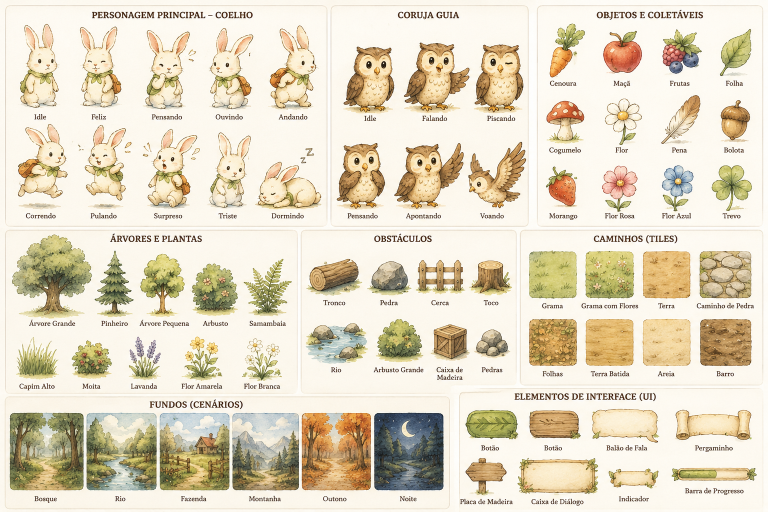
#> input picture asset_extractor/input/ChatGPT Image 20 de jul. de 2026, 20_32_27.png, 1536 x 1024 px (shown at 1/2 size); its folder holds only this picture in this run
$ python extractor.py
#> lines starting #> are read from the running program, lines starting #| are printed output that depends on the picture
"""
Asset Extractor - Professional tool for extracting individual assets from asset sheets.
This tool automatically detects, crops, and removes backgrounds from illustrations.
"""

import cv2
import numpy as np
from PIL import Image
import os
from tqdm import tqdm
import glob
import pytesseract
import json
from concurrent.futures import ThreadPoolExecutor, as_completed
from typing import List, Tuple, Dict, Optional

# ==================== CONFIGURABLE CONSTANTS ====================

# Size filtering
MIN_AREA = 500              # Minimum area in pixels to consider an object
MAX_AREA = 5000000          # Maximum area in pixels to consider an object
MIN_HEIGHT = 30             # Minimum height in pixels
MIN_WIDTH = 30              # Minimum width in pixels

# Text filtering criteria
TEXT_MAX_ASPECT_RATIO = 10  # Maximum width/height ratio (text is typically wide)
TEXT_MIN_ASPECT_RATIO = 0.1 # Minimum width/height ratio
TEXT_BORDER_MARGIN = 20     # Distance from top border to consider as text

# Processing parameters
PADDING = 10                # Padding in pixels around each asset
BACKGROUND_THRESHOLD = 240  # Threshold for detecting light background (0-255)
GAUSSIAN_BLUR_SIZE = 5      # Size for Gaussian blur kernel
ADAPTIVE_BLOCK_SIZE = 11    # Block size for adaptive thresholding
ADAPTIVE_C = 2              # Constant for adaptive thresholding

# Morphological operations
MORPH_OPEN_KERNEL = 3       # Kernel size for morphological opening
MORPH_CLOSE_KERNEL = 5      # Kernel size for morphological closing
MORPH_ITERATIONS = 2        # Number of iterations for morphological operations

# Background removal
FEATHER_SIZE = 3            # Size of feathering for smooth edges
EROSION_ITERATIONS = 1      # Erosion iterations to remove white halos

# Watershed parameters
WATERSHED_DIST_THRESHOLD = 0.7  # Threshold for distance transform (0-1)

# GrabCut parameters (fallback)
GRABCUT_ITERATIONS = 5      # Number of GrabCut iterations

# OCR parameters
OCR_ENABLED = True          # Enable OCR for asset naming
OCR_CONFIDENCE_THRESHOLD = 60  # Minimum confidence for OCR text

# Merge Components parameters
MERGE_DISTANCE_THRESHOLD = 50  # Maximum distance between components to merge
MERGE_OVERLAP_THRESHOLD = 0.3  # Minimum overlap ratio to merge

# Batch Processing
BATCH_ENABLED = True        # Enable batch processing
MAX_WORKERS = 4             # Maximum number of parallel workers

# Debugging
ENABLE_DEBUG = True         # Set to True to save intermediate images

# ==================== PATHS ====================

INPUT_DIR = "input"
OUTPUT_DIR = "output"


def load_image(image_path):
    """
    Load an image from the specified path.

    Args:
        image_path: Path to the input image

    Returns:
        Loaded image as numpy array (BGR format for OpenCV)
    """
    image = cv2.imread(image_path)
    if image is None:
        raise ValueError(f"Failed to load image from {image_path}")
    return image


def preprocess(image):
    """
    Preprocess the image for better detection.
    Convert to grayscale and apply Gaussian blur.

    Gaussian blur reduces noise and smooths the image, which helps
    adaptive thresholding work better by preventing small pixel
    variations from causing incorrect thresholding.

    Args:
        image: Input image in BGR format

    Returns:
        Preprocessed grayscale image
    """
    gray = cv2.cvtColor(image, cv2.COLOR_BGR2GRAY)
    blurred = cv2.GaussianBlur(gray, (GAUSSIAN_BLUR_SIZE, GAUSSIAN_BLUR_SIZE), 0)
    return blurred


def detect_background(image):
    """
    Detect the background color and create a mask.
    Uses a more robust approach by finding the most common color in corners
    and using that as the background color.

    Args:
        image: Input image in BGR format

    Returns:
        Binary mask where 255 indicates background, 0 indicates foreground
    """
    # Sample corners to determine background color
    h, w = image.shape[:2]
    corner_size = min(50, h // 10, w // 10)

    # Get corner pixels
    corners = np.vstack([
        image[:corner_size, :corner_size].reshape(-1, 3),  # Top-left
        image[:corner_size, -corner_size:].reshape(-1, 3),  # Top-right
        image[-corner_size:, :corner_size].reshape(-1, 3),  # Bottom-left
        image[-corner_size:, -corner_size:].reshape(-1, 3)  # Bottom-right
    ])

    # Find most common color in corners (background)
    from collections import Counter
    corner_colors = [tuple(color) for color in corners]
    most_common = Counter(corner_colors).most_common(1)[0][0]
    bg_color = np.array(most_common)

    # Calculate color distance from background color
    # Use Euclidean distance in BGR space
    bg_color_3d = bg_color.reshape(1, 1, 3)
    color_dist = np.sqrt(np.sum((image - bg_color_3d) ** 2, axis=2))

    # Threshold: pixels within distance threshold are background
    # Adjust this threshold based on your images
    color_threshold = 30  # More permissive than the original 240 grayscale threshold
    background_mask = color_dist < color_threshold

    return background_mask.astype(np.uint8) * 255


def find_components(preprocessed_image, background_mask):
    """
    Find connected components in the image.
    Uses adaptive thresholding and morphological operations.

    Process:
    1. Invert background mask to get foreground
    2. Apply adaptive thresholding for better edge detection
    3. Combine with foreground mask
    4. Morphological opening to remove small noise
    5. Morphological closing to fill holes
    6. Find connected components

    Args:
        preprocessed_image: Preprocessed grayscale image
        background_mask: Binary mask of the background

    Returns:
        num_labels: Number of components found (including background)
        labels: Labeled image where each pixel has its component ID
        stats: Statistics for each component [x, y, w, h, area]
        centroids: Centroid coordinates for each component
        final_mask: Final binary mask after morphological operations
    """
    # Invert background mask to get foreground
    foreground_mask = cv2.bitwise_not(background_mask)

    # Apply adaptive thresholding for better edge detection
    # ADAPTIVE_THRESH_GAUSSIAN_C uses weighted mean of neighborhood
    # THRESH_BINARY_INV inverts: objects become white (255), background black (0)
    adaptive_thresh = cv2.adaptiveThreshold(
        preprocessed_image, 255,
        cv2.ADAPTIVE_THRESH_GAUSSIAN_C,
        cv2.THRESH_BINARY_INV,
        ADAPTIVE_BLOCK_SIZE,
        ADAPTIVE_C
    )

    # Combine with foreground mask to ensure we only keep actual foreground
    combined_mask = cv2.bitwise_and(adaptive_thresh, foreground_mask)

    # Morphological opening: erosion followed by dilation
    # Removes small noise while preserving object size
    kernel_open = cv2.getStructuringElement(cv2.MORPH_ELLIPSE, (MORPH_OPEN_KERNEL, MORPH_OPEN_KERNEL))
    opened = cv2.morphologyEx(combined_mask, cv2.MORPH_OPEN, kernel_open, iterations=MORPH_ITERATIONS)

    # Morphological closing: dilation followed by erosion
    # Fills holes inside objects
    kernel_close = cv2.getStructuringElement(cv2.MORPH_ELLIPSE, (MORPH_CLOSE_KERNEL, MORPH_CLOSE_KERNEL))
    closed = cv2.morphologyEx(opened, cv2.MORPH_CLOSE, kernel_close, iterations=MORPH_ITERATIONS)

    # Save debug images if enabled
    if ENABLE_DEBUG:
        cv2.imwrite("debug_threshold.png", adaptive_thresh)
        cv2.imwrite("debug_mask.png", combined_mask)
        cv2.imwrite("debug_morphology.png", closed)

    # Find connected components using two-pass algorithm
    # connectivity=8 means 8-connected (diagonal neighbors count)
    num_labels, labels, stats, centroids = cv2.connectedComponentsWithStats(closed, connectivity=8)

    return num_labels, labels, stats, centroids, closed


def merge_components(labels: np.ndarray, stats: np.ndarray, centroids: np.ndarray) -> Tuple[np.ndarray, np.ndarray, np.ndarray]:
    """
    Merge components that are close to each other.
    This helps when objects are separated by small gaps.

    Merging strategy:
    1. Calculate distance between component centroids
    2. Check for bounding box overlap
    3. Merge components that are close or overlapping

    Args:
        labels: Labeled image from connected components
        stats: Statistics for each component
        centroids: Centroid coordinates for each component

    Returns:
        Updated labels, stats, and centroids after merging
    """
    height, width = labels.shape
    merged_labels = labels.copy()

    # Create mapping from old labels to new labels
    label_mapping = {i: i for i in range(len(stats))}

    # Check each pair of components
    for i in range(1, len(stats)):
        for j in range(i + 1, len(stats)):
            if label_mapping[i] != label_mapping[j]:  # Only check if not already merged
                x1, y1, w1, h1, _ = stats[i]
                x2, y2, w2, h2, _ = stats[j]

                # Calculate centroid distance
                centroid_dist = np.sqrt((centroids[i][0] - centroids[j][0])**2 +
                                       (centroids[i][1] - centroids[j][1])**2)

                # Check bounding box overlap
                overlap_x = max(0, min(x1 + w1, x2 + w2) - max(x1, x2))
                overlap_y = max(0, min(y1 + h1, y2 + h2) - max(y1, y2))
                overlap_area = overlap_x * overlap_y

                min_area = min(w1 * h1, w2 * h2)
                overlap_ratio = overlap_area / min_area if min_area > 0 else 0

            # Merge if close or overlapping
            if centroid_dist < MERGE_DISTANCE_THRESHOLD or overlap_ratio > MERGE_OVERLAP_THRESHOLD:
                # Merge j into i
                label_mapping[j] = label_mapping[i]

    # Apply mapping to labels
    for i in range(len(stats)):
        if label_mapping[i] != i:
            merged_labels[merged_labels == i] = label_mapping[i]

    # Recalculate stats and centroids for merged components
    unique_labels = np.unique(merged_labels)
    new_stats = []
    new_centroids = []

    for label in unique_labels:
        if label == 0:  # Skip background
            new_stats.append([0, 0, 0, 0, 0])
            new_centroids.append([0, 0])
            continue

        mask = merged_labels == label
        pixels = np.column_stack(np.where(mask))

        if len(pixels) == 0:
            new_stats.append([0, 0, 0, 0, 0])
            new_centroids.append([0, 0])
            continue

        y_min, x_min = pixels.min(axis=0)
        y_max, x_max = pixels.max(axis=0)

        new_stats.append([x_min, y_min, x_max - x_min, y_max - y_min, len(pixels)])
        new_centroids.append([np.mean(pixels[:, 1]), np.mean(pixels[:, 0])])

    return merged_labels, np.array(new_stats, dtype=stats.dtype), np.array(new_centroids, dtype=centroids.dtype)


def filter_objects(stats, image_shape):
    """
    Filter out noise and text-like components.

    Filtering criteria:
    1. Area: Too small (noise) or too large (background)
    2. Size: Too small in height or width
    3. Aspect ratio: Text is typically wide (high aspect ratio)
    4. Position: Components touching top border are likely titles

    Args:
        stats: Statistics for each component [x, y, w, h, area]
        image_shape: Shape of the original image (height, width)

    Returns:
        List of valid component indices
    """
    height, width = image_shape[:2]
    valid_components = []

    for i in range(1, len(stats)):  # Skip background (label 0)
        x, y, w, h, area = stats[i]

        # Filter by area (removes noise and very large regions)
        if area < MIN_AREA or area > MAX_AREA:
            continue

        # Filter by size (removes very small components)
        if h < MIN_HEIGHT or w < MIN_WIDTH:
            continue

        # Filter by aspect ratio (text is typically wide and short)
        aspect_ratio = w / h if h > 0 else 0
        if aspect_ratio > TEXT_MAX_ASPECT_RATIO or aspect_ratio < TEXT_MIN_ASPECT_RATIO:
            # Additional check: if it's very close to top border, it's likely text
            if y < TEXT_BORDER_MARGIN:
                continue

        # Filter components touching top border (likely titles/headers)
        if y < TEXT_BORDER_MARGIN:
            continue

        valid_components.append(i)

    return valid_components


# [353 lines left out: functions separate_close_objects, grabcut_fallback, remove_background, crop_asset, save_asset, generate_asset_name and 1 more, not called in this run]


def find_contours(mask):
    """
    Find contours in a binary mask.

    Contours are curves that join continuous points along a boundary.
    Unlike connected components, contours focus on the shape and edges.

    Args:
        mask: Binary mask

    Returns:
        List of contours
    """
    contours, hierarchy = cv2.findContours(
        mask,
        cv2.RETR_EXTERNAL,  # Only external contours
        cv2.CHAIN_APPROX_SIMPLE  # Compress contours, saves memory
    )
    return contours


def process_single_image(image_path: str) -> Tuple[List[Dict], str]:
    """
    Process a single image and extract assets.

    Args:
        image_path: Path to the input image

    Returns:
        Tuple of (assets_info, image_filename)
    """
    # Load image
    image = load_image(image_path)
    height, width = image.shape[:2]

    # Preprocess
    preprocessed = preprocess(image)

    # Detect background
    background_mask = detect_background(image)

    # Find components
    num_labels, labels, stats, centroids, final_mask = find_components(preprocessed, background_mask)

    # Find contours for debugging
    if ENABLE_DEBUG:
        contours = find_contours(final_mask)
        contours_debug = image.copy()
        cv2.drawContours(contours_debug, contours, -1, (0, 255, 0), 2)
        cv2.imwrite("debug_contours.png", contours_debug)

    # Merge components if needed
    labels, stats, centroids = merge_components(labels, stats, centroids)

    # Filter objects
    valid_components = filter_objects(stats, image.shape)

    # Save debug image showing filtered vs unfiltered
    if ENABLE_DEBUG:
        filter_debug = image.copy()
        for i in range(1, len(stats)):
            x, y, w, h, area = stats[i]
            if i in valid_components:
                cv2.rectangle(filter_debug, (x, y), (x + w, y + h), (0, 255, 0), 2)
            else:
                cv2.rectangle(filter_debug, (x, y), (x + w, y + h), (0, 0, 255), 2)
        cv2.imwrite("debug_filtering.png", filter_debug)

    # Process each valid component
    asset_count = 0
    assets_info = []

    for i in valid_components:
        x, y, w, h, area = stats[i]

        # Create mask for this component
        component_mask = np.uint8(labels == i) * 255

        # Try to separate close objects
        separated = separate_close_objects(component_mask, stats, i)

        if separated is not None and len(separated) > 1:
            # Successfully separated into multiple objects
            for sep_bbox in separated:
                sep_x, sep_y, sep_w, sep_h = sep_bbox

                # Create mask for separated object
                sep_mask = np.zeros_like(component_mask)
                sep_mask[sep_y:sep_y+sep_h, sep_x:sep_x+sep_w] = 255

                # Remove background
                rgba_image = remove_background(image, sep_mask)

                # Crop with padding
                cropped = crop_asset(rgba_image, sep_bbox, PADDING)

                # Save asset
                asset_count += 1
                asset_name = generate_asset_name(asset_count, len(valid_components), sep_bbox, image)
                output_path = os.path.join(OUTPUT_DIR, asset_name)
                save_asset(cropped, output_path)

                # Add to manifest
                assets_info.append({
                    "id": len(assets_info) + 1,
                    "file": asset_name,
                    "width": cropped.shape[1],
                    "height": cropped.shape[0]
                })

                if ENABLE_DEBUG:
                    print(f"Saved separated asset: {asset_name}")
        else:
            # Single object, process normally
            # Remove background
            rgba_image = remove_background(image, component_mask)

            # Crop with padding
            bbox = (x, y, w, h)
            cropped = crop_asset(rgba_image, bbox, PADDING)

            # Save asset
            asset_count += 1
            asset_name = generate_asset_name(asset_count, len(valid_components), bbox, image)
            output_path = os.path.join(OUTPUT_DIR, asset_name)
            save_asset(cropped, output_path)

            # Add to manifest
            assets_info.append({
                "id": len(assets_info) + 1,
                "file": asset_name,
                "width": cropped.shape[1],
                "height": cropped.shape[0]
            })

            if ENABLE_DEBUG:
                print(f"Saved asset: {asset_name}")

    # Save debug image with bounding boxes if enabled
    if ENABLE_DEBUG:
        debug_image = image.copy()
        for i in valid_components:
            x, y, w, h, area = stats[i]
            cv2.rectangle(debug_image, (x, y), (x + w, y + h), (0, 255, 0), 2)
        cv2.imwrite("debug_bounding_boxes.png", debug_image)

        # Save final mask
        cv2.imwrite("debug_final_mask.png", final_mask)

    return assets_info, os.path.basename(image_path)


def main():
    """
    Main function to orchestrate the asset extraction process.

    Pipeline:
    1. Load images from input directory
    2. Preprocess (grayscale + blur)
    3. Detect background
    4. Find connected components
    5. Merge components if needed
    6. Filter objects (remove text and noise)
    7. Separate close objects using Watershed (with GrabCut fallback)
    8. Remove background and create RGBA
    9. Crop with padding
    10. Save as PNG
    11. Generate manifest

    Supports batch processing for multiple images.
    """
    # Create output directory if it doesn't exist
    os.makedirs(OUTPUT_DIR, exist_ok=True)

    # Find all images in input directory
    image_files = glob.glob(os.path.join(INPUT_DIR, "*.png"))
    image_files.extend(glob.glob(os.path.join(INPUT_DIR, "*.jpg")))
    image_files.extend(glob.glob(os.path.join(INPUT_DIR, "*.jpeg")))

    if not image_files:
        print(f"No images found in {INPUT_DIR} directory.")
        return

    print(f"Found {len(image_files)} image(s) to process.")

    # Store all assets info for manifest
    all_assets_info = []

    if BATCH_ENABLED and len(image_files) > 1:
        # Batch processing with parallel execution
        print(f"Processing {len(image_files)} images in parallel (max {MAX_WORKERS} workers)...")

        with ThreadPoolExecutor(max_workers=MAX_WORKERS) as executor:
            # Submit all tasks
            future_to_path = {executor.submit(process_single_image, path): path
                             for path in image_files}

            # Process as they complete
            for future in tqdm(as_completed(future_to_path), total=len(image_files), desc="Processing images"):
                image_path = future_to_path[future]
                try:
                    assets_info, filename = future.result()
                    all_assets_info.extend(assets_info)
                    print(f"Extracted {len(assets_info)} assets from {filename}")
                except Exception as e:
                    print(f"Error processing {image_path}: {e}")
    else:
        # Sequential processing
        for image_path in tqdm(image_files, desc="Processing images"):
            print(f"\nProcessing: {image_path}")

            try:
                image = load_image(image_path)
#> in load_image, image is the input picture: shape (1024, 1536, 3); mean B, G, R 195.8, 217.1, 226.7
                height, width = image.shape[:2]
                print(f"Image size: {width}x{height}")
#| Image size: 1536x1024

                assets_info, filename = process_single_image(image_path)
#> in preprocess, `gray = cv2.cvtColor(image, cv2.COLOR_BGR2GRAY)`:
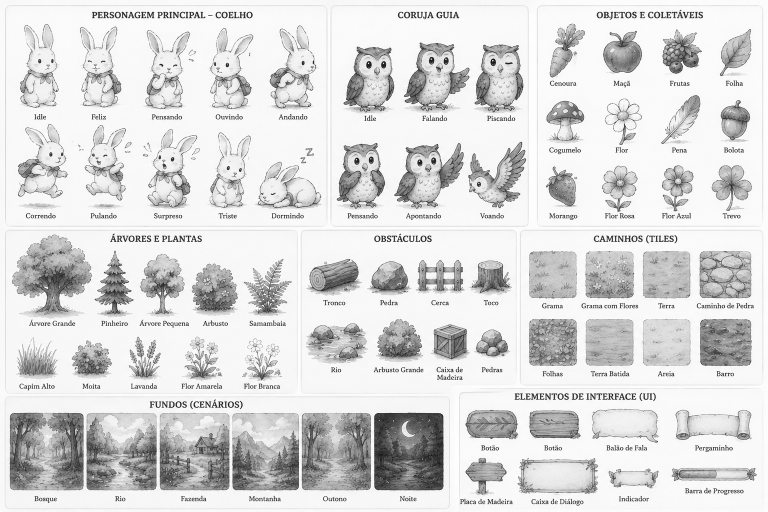
#> gray: shape (1024, 1536) (shown at 1/2 size); min 0, max 255, mean 217.5
#> in detect_background, `corner_colors = [tuple(color) for color in corners]`: corner_colors = 10000 items, first 6: (239, 249, 251), (240, 249, 252), (239, 248, 252), (239, 248, 252), (238, 247, 251), (238, 248, 251)
#> in detect_background, `most_common = Counter(corner_colors).most_common(1)[0][0]`: most_common = (240, 249, 253)
#> in detect_background, `bg_color = np.array(most_common)`: bg_color = [240, 249, 253]
#> in detect_background, `bg_color_3d = bg_color.reshape(1, 1, 3)`: bg_color_3d = [[240, 249, 253]]
#> in detect_background, `color_dist = np.sqrt(np.sum((image - bg_color_3d) ** 2, axis=2))`:
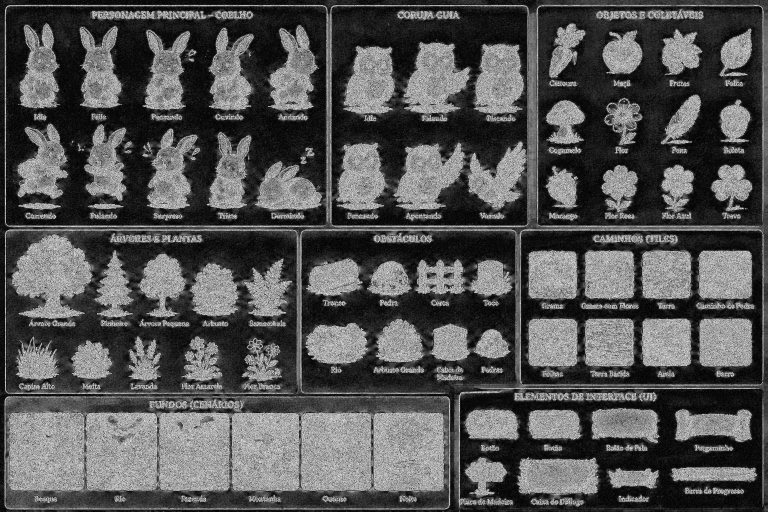
#> color_dist: shape (1024, 1536) float64 (shown at 1/2 size); min 0, max 27.33, mean 9; drawn with min black and max white
#> (the rest of the program and of its run is left out)
